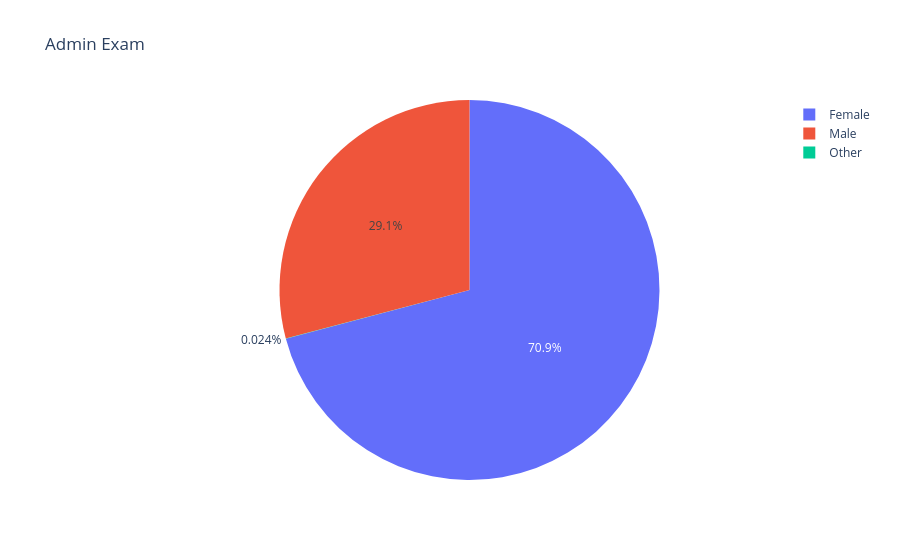

Here is the notebook cell this chart was saved with:
### Code cell
import plotly.express as pe
from plotly.subplots import  make_subplots
pe.pie(values=admin_data.gender.value_counts().values,names=['Female','Male','Other'],title='Admin Exam')

### Figure 1 — Plotly figure (JSON) as saved in the notebook; plotly's stock layout.template omitted (floating-point values rounded to 4 significant figures)
{"data": [{"domain": {"x": [0, 1], "y": [0, 1]}, "hovertemplate": "label=%{label}<br>value=%{value}<extra></extra>", "labels": ["Female", "Male", "Other"], "legendgroup": "", "name": "", "showlegend": true, "type": "pie", "values": [2951, 1212, 1]}], "layout": {"legend": {"tracegroupgap": 0}, "title": {"text": "Admin Exam"}}}
